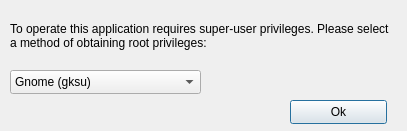
<?xml version="1.0" encoding="UTF-8"?>
<ui version="4.0">
 <class>GetRoot</class>
 <widget class="QDialog" name="GetRoot">
  <property name="geometry">
   <rect>
    <x>0</x>
    <y>0</y>
    <width>407</width>
    <height>131</height>
   </rect>
  </property>
  <property name="windowTitle">
   <string>Dialog</string>
  </property>
  <widget class="QLabel" name="label">
   <property name="geometry">
    <rect>
     <x>10</x>
     <y>10</y>
     <width>381</width>
     <height>51</height>
    </rect>
   </property>
   <property name="text">
    <string>To operate this application requires super-user privileges. Please select a method of obtaining root privileges:</string>
   </property>
   <property name="wordWrap">
    <bool>true</bool>
   </property>
  </widget>
  <widget class="QPushButton" name="pushButton">
   <property name="geometry">
    <rect>
     <x>290</x>
     <y>100</y>
     <width>97</width>
     <height>24</height>
    </rect>
   </property>
   <property name="text">
    <string>Ok</string>
   </property>
  </widget>
  <widget class="QComboBox" name="comboBox">
   <property name="geometry">
    <rect>
     <x>10</x>
     <y>70</y>
     <width>191</width>
     <height>24</height>
    </rect>
   </property>
   <item>
    <property name="text">
     <string>Gnome (gksu)</string>
    </property>
   </item>
   <item>
    <property name="text">
     <string>KDE (kdesudo)</string>
    </property>
   </item>
  </widget>
 </widget>
 <resources/>
 <connections/>
</ui>
